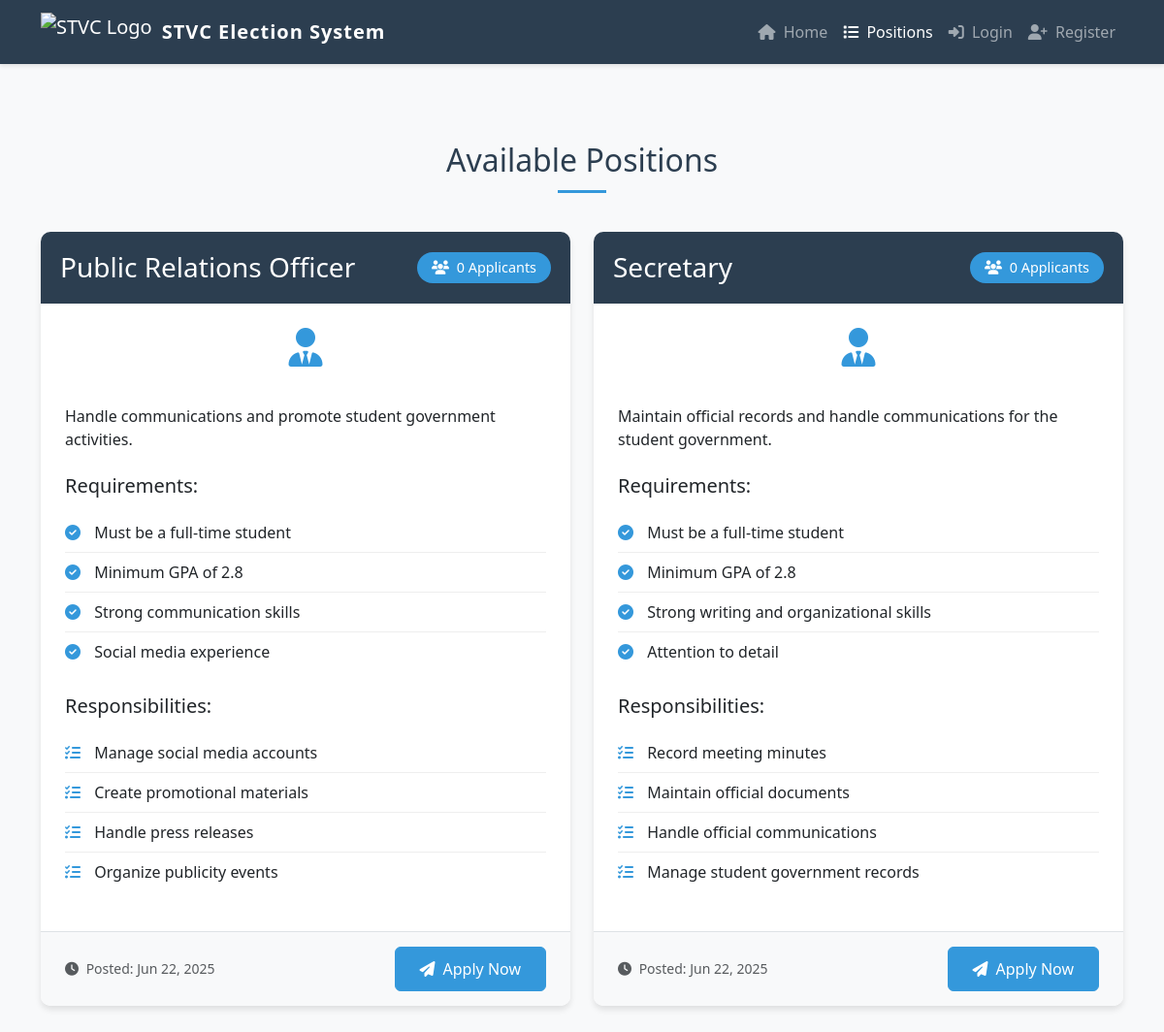
/positions.php, run on the app's committed database.
### tables this page shows
CREATE TABLE IF NOT EXISTS positions (
    id INT PRIMARY KEY AUTO_INCREMENT,
    position_name VARCHAR(100) NOT NULL,
    description TEXT NOT NULL,
    requirements TEXT,
    responsibilities TEXT,
    status ENUM('active', 'inactive') DEFAULT 'active',
    created_at TIMESTAMP DEFAULT CURRENT_TIMESTAMP,
    updated_at TIMESTAMP DEFAULT CURRENT_TIMESTAMP ON UPDATE CURRENT_TIMESTAMP
);

### positions.php (the view, shortened to what this page needs)
<?php
require_once 'config/database.php';
$stmt = $conn->prepare("
    SELECT p.*,
           COUNT(a.id) as applicant_count
    FROM positions p
    LEFT JOIN applications a ON p.id = a.position_id
    WHERE p.status = 'active'
    GROUP BY p.id
    ORDER BY p.position_name
");
$stmt->execute();
$positions = $stmt->get_result()->fetch_all(MYSQLI_ASSOC);
?>
<!DOCTYPE html>
<html lang="en">
<head>
    <link href="https://cdn.jsdelivr.net/npm/bootstrap@5.3.0/dist/css/bootstrap.min.css" rel="stylesheet">
    <link rel="stylesheet" href="https://cdnjs.cloudflare.com/ajax/libs/font-awesome/6.4.0/css/all.min.css">
</head>
<body>
    <nav class="navbar navbar-expand-lg navbar-dark sticky-top">
        <div class="container">
            <a class="navbar-brand d-flex align-items-center" href="index.php">
                <img src="uploads/gallery/STVC logo.jpg" alt="STVC Logo" style="height:40px;width:auto;margin-right:10px;">
                <span class="fw-bold" style="color:white;letter-spacing:1px;">STVC Election System</span>
            </a>
            <div class="collapse navbar-collapse" id="navbarNav">
                <ul class="navbar-nav ms-auto">
                    <li class="nav-item">
                        <a class="nav-link" href="index.php"><i class="fas fa-home me-1"></i> Home</a>
                    </li>
                    <li class="nav-item">
                        <a class="nav-link active" href="positions.php"><i class="fas fa-list me-1"></i> Positions</a>
                    </li>
                    <?php if (isset($_SESSION['student_db_id'])): ?>
                        <li class="nav-item">
                            <a class="nav-link" href="application.php"><i class="fas fa-edit me-1"></i> Apply</a>
                        </li>
                        <li class="nav-item">
                            <a class="nav-link" href="dashboard.php"><i class="fas fa-tachometer-alt me-1"></i> Dashboard</a>
                        </li>
                        <li class="nav-item dropdown">
                            <a class="nav-link dropdown-toggle user-dropdown" href="#" id="navbarDropdown" role="button" data-bs-toggle="dropdown">
                                <div class="user-avatar" style="padding:0;overflow:hidden;width:36px;height:36px;display:inline-block;vertical-align:middle;">
                                    <img src="<?php echo $profile_pic_path; ?>" alt="Profile" style="width:100%;height:100%;object-fit:cover;border-radius:50%;">
                                </div>
                                <?php echo htmlspecialchars($user['first_name']); ?>
                            </a>
                            <ul class="dropdown-menu dropdown-menu-end">
                                <li><a class="dropdown-item" href="profile.php"><i class="fas fa-user me-2"></i>Profile</a></li>
                                <li><a class="dropdown-item" href="application.php"><i class="fas fa-edit me-2"></i>Apply for Position</a></li>
                                <li><a class="dropdown-item" href="positions.php"><i class="fas fa-list me-2"></i>View Positions</a></li>
                                <li><a class="dropdown-item" href="news.php"><i class="fas fa-newspaper me-2"></i>News & Q&A</a></li>
                                <li><hr class="dropdown-divider"></li>
                                <li><a class="dropdown-item" href="logout.php"><i class="fas fa-sign-out-alt me-2"></i>Logout</a></li>
                            </ul>
                        </li>
                    <?php else: ?>
                        <li class="nav-item">
                            <a class="nav-link" href="login.php"><i class="fas fa-sign-in-alt me-1"></i> Login</a>
                        </li>
                        <li class="nav-item">
                            <a class="nav-link" href="register.php"><i class="fas fa-user-plus me-1"></i> Register</a>
                        </li>
                    <?php endif; ?>
                </ul>
            </div>
        </div>
    </nav>
    <section class="positions-section">
        <div class="container">
            <h2 class="section-title animate-fadeInUp">Available Positions</h2>
            <div class="row">
                <?php foreach ($positions as $index => $position): ?>
                    <div class="col-lg-6">
                        <div class="position-card" style="animation-delay: <?php echo $index * 0.2; ?>s">
                            <div class="position-header">
                                <div class="d-flex justify-content-between align-items-center">
                                    <h3 class="mb-0"><?php echo htmlspecialchars($position['position_name']); ?></h3>
                                    <span class="applicant-count">
                                        <i class="fas fa-users me-1"></i>
                                        <?php echo $position['applicant_count']; ?> Applicants
                                    </span>
                                </div>
                            </div>
                            <div class="position-body">
                                <div class="text-center mb-4">
                                    <i class="fas fa-user-tie position-icon"></i>
                                </div>
                                <p class="mb-4"><?php echo nl2br(htmlspecialchars($position['description'])); ?></p>
                                <?php if (!empty($position['requirements'])): ?>
                                    <h5 class="mb-3">Requirements:</h5>
                                    <ul class="requirements-list">
                                        <?php
                                        $requirements = explode("\n", $position['requirements']);
                                        foreach ($requirements as $requirement):
                                            if (trim($requirement)):
                                        ?>
                                            <li>
                                                <i class="fas fa-check-circle"></i>
                                                <?php echo htmlspecialchars(trim($requirement)); ?>
                                            </li>
                                        <?php
                                            endif;
                                        endforeach;
                                        ?>
                                    </ul>
                                <?php endif; ?>
                                <?php if (!empty($position['responsibilities'])): ?>
                                    <h5 class="mb-3 mt-4">Responsibilities:</h5>
                                    <ul class="requirements-list">
                                        <?php
                                        $responsibilities = explode("\n", $position['responsibilities']);
                                        foreach ($responsibilities as $responsibility):
                                            if (trim($responsibility)):
                                        ?>
                                            <li>
                                                <i class="fas fa-tasks"></i>
                                                <?php echo htmlspecialchars(trim($responsibility)); ?>
                                            </li>
                                        <?php
                                            endif;
                                        endforeach;
                                        ?>
                                    </ul>
                                <?php endif; ?>
                            </div>
                            <div class="position-footer">
                                <div class="d-flex justify-content-between align-items-center">
                                    <small class="text-muted">
                                        <i class="fas fa-clock me-1"></i>
                                        Posted: <?php echo date('M d, Y', strtotime($position['created_at'])); ?>
                                    </small>
                                    <a href="application.php?position=<?php echo $position['id']; ?>" class="btn btn-primary apply-now-btn">
                                        <i class="fas fa-paper-plane me-2"></i>Apply Now
                                    </a>
                                </div>
                            </div>
                        </div>
                    </div>
                <?php endforeach; ?>
            </div>
        </div>
    </section>
</body>
</html>

### positions.php (style rules this page uses)
:root { --primary-color: #2c3e50; --secondary-color: #3498db; --accent-color: #e74c3c; }
body { font-family: 'Segoe UI', Tahoma, Geneva, Verdana, sans-serif; background-color: #f8f9fa; }
.navbar { background-color: var(--primary-color); box-shadow: 0 2px 4px rgba(0,0,0,0.1); }
.positions-section { padding: 80px 0; }
.position-card { background: white; border-radius: 10px; box-shadow: 0 4px 6px rgba(0,0,0,0.1); margin-bottom: 30px; transition: all 0.3s ease; opacity: 0; transform: translateY(20px); }
.position-card.animate { opacity: 1; transform: translateY(0); }
.position-header { background-color: var(--primary-color); color: white; padding: 20px; border-radius: 10px 10px 0 0; position: relative; overflow: hidden; }
.position-header::after { content: ''; position: absolute; top: 0; left: -100%; width: 100%; height: 100%; background: linear-gradient( 90deg, transparent, rgba(255, 255, 255, 0.2), transparent ); transition: 0.5s; }
.position-body { padding: 25px; }
.position-footer { background-color: #f8f9fa; padding: 15px 25px; border-radius: 0 0 10px 10px; border-top: 1px solid #dee2e6; }
.requirements-list { list-style: none; padding-left: 0; }
.requirements-list li { padding: 8px 0; border-bottom: 1px solid #eee; transition: all 0.3s ease; }
.requirements-list li:last-child { border-bottom: none; }
.requirements-list i { color: var(--secondary-color); margin-right: 10px; transition: transform 0.3s ease; }
.btn-primary { background-color: var(--secondary-color); border-color: var(--secondary-color); padding: 10px 25px; transition: all 0.3s ease; position: relative; overflow: hidden; }
.btn-primary::after { content: ''; position: absolute; top: 50%; left: 50%; width: 0; height: 0; background: rgba(255, 255, 255, 0.2); border-radius: 50%; transform: translate(-50%, -50%); transition: width 0.6s, height 0.6s; }
.applicant-count { background-color: var(--secondary-color); color: white; padding: 5px 15px; border-radius: 20px; font-size: 0.9rem; transition: all 0.3s ease; }
.position-icon { font-size: 2.5rem; margin-bottom: 15px; color: var(--secondary-color); transition: all 0.3s ease; }
.section-title { color: var(--primary-color); margin-bottom: 40px; text-align: center; position: relative; padding-bottom: 15px; }
.section-title::after { content: ''; position: absolute; bottom: 0; left: 50%; transform: translateX(-50%); width: 50px; height: 3px; background-color: var(--secondary-color); transition: width 0.3s ease; }
.apply-now-btn { position: relative; overflow: hidden; z-index: 1; }
.apply-now-btn::before { content: ''; position: absolute; top: 0; left: -100%; width: 100%; height: 100%; background: linear-gradient( 90deg, transparent, rgba(255, 255, 255, 0.2), transparent ); transition: 0.5s; z-index: -1; }
.animate-fadeInUp { animation: fadeInUp 0.5s ease forwards; }

### data on the page
positions: position_name "Public Relations Officer", applicant_count "0", description "Handle communications and promote student government activities.", requirements "Must be a full-time student", requirements "Minimum GPA of 2.8", requirements "Strong communication skills", requirements "Social media experience", responsibilities "Manage social media accounts", responsibilities "Create promotional materials", responsibilities "Handle press releases", responsibilities "Organize publicity events", created_at "Jun 22, 2025"
positions: position_name "Secretary", applicant_count "0", description "Maintain official records and handle communications for the student government.", requirements "Must be a full-time student", requirements "Minimum GPA of 2.8", requirements "Strong writing and organizational skills", requirements "Attention to detail", responsibilities "Record meeting minutes", responsibilities "Maintain official documents", responsibilities "Handle official communications", responsibilities "Manage student government records", created_at "Jun 22, 2025"
